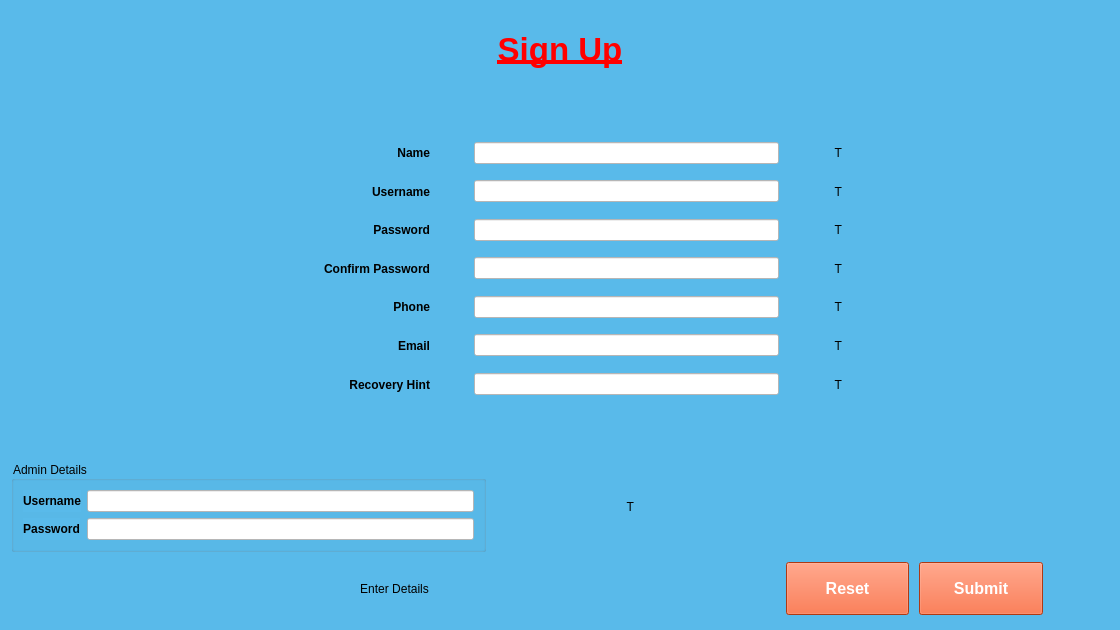
<?xml version="1.0" encoding="UTF-8"?>
<ui version="4.0">
 <class>Form</class>
 <widget class="QWidget" name="Form">
  <property name="geometry">
   <rect>
    <x>0</x>
    <y>0</y>
    <width>1120</width>
    <height>630</height>
   </rect>
  </property>
  <property name="windowTitle">
   <string>Form</string>
  </property>
  <property name="styleSheet">
   <string notr="true">background-color:#59baea;</string>
  </property>
  <layout class="QVBoxLayout" name="verticalLayout" stretch="1,5,5,3,3,3,3,3,3,3,5,4,1">
   <item>
    <spacer name="verticalSpacer_3">
     <property name="orientation">
      <enum>Qt::Vertical</enum>
     </property>
     <property name="sizeHint" stdset="0">
      <size>
       <width>20</width>
       <height>40</height>
      </size>
     </property>
    </spacer>
   </item>
   <item>
    <layout class="QHBoxLayout" name="horizontalLayout_5" stretch="10,5,10">
     <item>
      <spacer name="horizontalSpacer_2">
       <property name="orientation">
        <enum>Qt::Horizontal</enum>
       </property>
       <property name="sizeHint" stdset="0">
        <size>
         <width>40</width>
         <height>20</height>
        </size>
       </property>
      </spacer>
     </item>
     <item>
      <widget class="QLabel" name="label">
       <property name="font">
        <font>
         <pointsize>25</pointsize>
         <weight>75</weight>
         <italic>false</italic>
         <bold>true</bold>
         <underline>true</underline>
        </font>
       </property>
       <property name="styleSheet">
        <string notr="true">color:red;</string>
       </property>
       <property name="text">
        <string>Sign Up</string>
       </property>
       <property name="alignment">
        <set>Qt::AlignCenter</set>
       </property>
      </widget>
     </item>
     <item>
      <spacer name="horizontalSpacer">
       <property name="orientation">
        <enum>Qt::Horizontal</enum>
       </property>
       <property name="sizeHint" stdset="0">
        <size>
         <width>40</width>
         <height>20</height>
        </size>
       </property>
      </spacer>
     </item>
    </layout>
   </item>
   <item>
    <spacer name="verticalSpacer_2">
     <property name="orientation">
      <enum>Qt::Vertical</enum>
     </property>
     <property name="sizeHint" stdset="0">
      <size>
       <width>20</width>
       <height>40</height>
      </size>
     </property>
    </spacer>
   </item>
   <item>
    <layout class="QHBoxLayout" name="horizontalLayout_4" stretch="12,10,2,16,2,1,14">
     <item>
      <spacer name="horizontalSpacer_4">
       <property name="orientation">
        <enum>Qt::Horizontal</enum>
       </property>
       <property name="sizeHint" stdset="0">
        <size>
         <width>40</width>
         <height>20</height>
        </size>
       </property>
      </spacer>
     </item>
     <item>
      <widget class="QLabel" name="label_2">
       <property name="font">
        <font>
         <weight>75</weight>
         <bold>true</bold>
        </font>
       </property>
       <property name="text">
        <string>Name</string>
       </property>
       <property name="alignment">
        <set>Qt::AlignRight|Qt::AlignTrailing|Qt::AlignVCenter</set>
       </property>
      </widget>
     </item>
     <item>
      <spacer name="horizontalSpacer_3">
       <property name="orientation">
        <enum>Qt::Horizontal</enum>
       </property>
       <property name="sizeHint" stdset="0">
        <size>
         <width>40</width>
         <height>20</height>
        </size>
       </property>
      </spacer>
     </item>
     <item>
      <widget class="QLineEdit" name="le_name">
       <property name="styleSheet">
        <string notr="true">background-color:rgb(255, 255, 255);</string>
       </property>
       <property name="maxLength">
        <number>32</number>
       </property>
      </widget>
     </item>
     <item>
      <spacer name="horizontalSpacer_29">
       <property name="orientation">
        <enum>Qt::Horizontal</enum>
       </property>
       <property name="sizeHint" stdset="0">
        <size>
         <width>40</width>
         <height>20</height>
        </size>
       </property>
      </spacer>
     </item>
     <item>
      <widget class="QLabel" name="lb_nameico">
       <property name="text">
        <string>T</string>
       </property>
       <property name="alignment">
        <set>Qt::AlignRight|Qt::AlignTrailing|Qt::AlignVCenter</set>
       </property>
      </widget>
     </item>
     <item>
      <spacer name="horizontalSpacer_5">
       <property name="orientation">
        <enum>Qt::Horizontal</enum>
       </property>
       <property name="sizeHint" stdset="0">
        <size>
         <width>40</width>
         <height>20</height>
        </size>
       </property>
      </spacer>
     </item>
    </layout>
   </item>
   <item>
    <layout class="QHBoxLayout" name="horizontalLayout_3" stretch="12,10,2,16,2,1,14">
     <item>
      <spacer name="horizontalSpacer_6">
       <property name="orientation">
        <enum>Qt::Horizontal</enum>
       </property>
       <property name="sizeHint" stdset="0">
        <size>
         <width>40</width>
         <height>20</height>
        </size>
       </property>
      </spacer>
     </item>
     <item>
      <widget class="QLabel" name="label_3">
       <property name="font">
        <font>
         <weight>75</weight>
         <bold>true</bold>
        </font>
       </property>
       <property name="text">
        <string>Username</string>
       </property>
       <property name="alignment">
        <set>Qt::AlignRight|Qt::AlignTrailing|Qt::AlignVCenter</set>
       </property>
      </widget>
     </item>
     <item>
      <spacer name="horizontalSpacer_7">
       <property name="orientation">
        <enum>Qt::Horizontal</enum>
       </property>
       <property name="sizeHint" stdset="0">
        <size>
         <width>40</width>
         <height>20</height>
        </size>
       </property>
      </spacer>
     </item>
     <item>
      <widget class="QLineEdit" name="le_username">
       <property name="styleSheet">
        <string notr="true">background-color:rgb(255, 255, 255);</string>
       </property>
       <property name="maxLength">
        <number>32</number>
       </property>
      </widget>
     </item>
     <item>
      <spacer name="horizontalSpacer_30">
       <property name="orientation">
        <enum>Qt::Horizontal</enum>
       </property>
       <property name="sizeHint" stdset="0">
        <size>
         <width>40</width>
         <height>20</height>
        </size>
       </property>
      </spacer>
     </item>
     <item>
      <widget class="QLabel" name="lb_usernameico">
       <property name="text">
        <string>T</string>
       </property>
       <property name="alignment">
        <set>Qt::AlignRight|Qt::AlignTrailing|Qt::AlignVCenter</set>
       </property>
      </widget>
     </item>
     <item>
      <spacer name="horizontalSpacer_8">
       <property name="orientation">
        <enum>Qt::Horizontal</enum>
       </property>
       <property name="sizeHint" stdset="0">
        <size>
         <width>40</width>
         <height>20</height>
        </size>
       </property>
      </spacer>
     </item>
    </layout>
   </item>
   <item>
    <layout class="QHBoxLayout" name="horizontalLayout" stretch="12,10,2,16,2,1,14">
     <item>
      <spacer name="horizontalSpacer_9">
       <property name="orientation">
        <enum>Qt::Horizontal</enum>
       </property>
       <property name="sizeHint" stdset="0">
        <size>
         <width>40</width>
         <height>20</height>
        </size>
       </property>
      </spacer>
     </item>
     <item>
      <widget class="QLabel" name="label_4">
       <property name="font">
        <font>
         <weight>75</weight>
         <bold>true</bold>
        </font>
       </property>
       <property name="text">
        <string>Password</string>
       </property>
       <property name="alignment">
        <set>Qt::AlignRight|Qt::AlignTrailing|Qt::AlignVCenter</set>
       </property>
      </widget>
     </item>
     <item>
      <spacer name="horizontalSpacer_10">
       <property name="orientation">
        <enum>Qt::Horizontal</enum>
       </property>
       <property name="sizeHint" stdset="0">
        <size>
         <width>40</width>
         <height>20</height>
        </size>
       </property>
      </spacer>
     </item>
     <item>
      <widget class="QLineEdit" name="le_password">
       <property name="styleSheet">
        <string notr="true">background-color:rgb(255, 255, 255);</string>
       </property>
       <property name="maxLength">
        <number>32</number>
       </property>
      </widget>
     </item>
     <item>
      <spacer name="horizontalSpacer_31">
       <property name="orientation">
        <enum>Qt::Horizontal</enum>
       </property>
       <property name="sizeHint" stdset="0">
        <size>
         <width>40</width>
         <height>20</height>
        </size>
       </property>
      </spacer>
     </item>
     <item>
      <widget class="QLabel" name="lb_passwordico">
       <property name="text">
        <string>T</string>
       </property>
       <property name="alignment">
        <set>Qt::AlignRight|Qt::AlignTrailing|Qt::AlignVCenter</set>
       </property>
      </widget>
     </item>
     <item>
      <spacer name="horizontalSpacer_11">
       <property name="orientation">
        <enum>Qt::Horizontal</enum>
       </property>
       <property name="sizeHint" stdset="0">
        <size>
         <width>40</width>
         <height>20</height>
        </size>
       </property>
      </spacer>
     </item>
    </layout>
   </item>
   <item>
    <layout class="QHBoxLayout" name="horizontalLayout_9" stretch="12,10,2,16,2,1,14">
     <item>
      <spacer name="horizontalSpacer_12">
       <property name="orientation">
        <enum>Qt::Horizontal</enum>
       </property>
       <property name="sizeHint" stdset="0">
        <size>
         <width>40</width>
         <height>20</height>
        </size>
       </property>
      </spacer>
     </item>
     <item>
      <widget class="QLabel" name="label_5">
       <property name="font">
        <font>
         <weight>75</weight>
         <bold>true</bold>
        </font>
       </property>
       <property name="text">
        <string>Confirm Password</string>
       </property>
       <property name="alignment">
        <set>Qt::AlignRight|Qt::AlignTrailing|Qt::AlignVCenter</set>
       </property>
      </widget>
     </item>
     <item>
      <spacer name="horizontalSpacer_13">
       <property name="orientation">
        <enum>Qt::Horizontal</enum>
       </property>
       <property name="sizeHint" stdset="0">
        <size>
         <width>40</width>
         <height>20</height>
        </size>
       </property>
      </spacer>
     </item>
     <item>
      <widget class="QLineEdit" name="le_confirmpassword">
       <property name="styleSheet">
        <string notr="true">background-color:rgb(255, 255, 255);</string>
       </property>
       <property name="maxLength">
        <number>32</number>
       </property>
      </widget>
     </item>
     <item>
      <spacer name="horizontalSpacer_32">
       <property name="orientation">
        <enum>Qt::Horizontal</enum>
       </property>
       <property name="sizeHint" stdset="0">
        <size>
         <width>40</width>
         <height>20</height>
        </size>
       </property>
      </spacer>
     </item>
     <item>
      <widget class="QLabel" name="lb_confirmpasswordico">
       <property name="text">
        <string>T</string>
       </property>
       <property name="alignment">
        <set>Qt::AlignRight|Qt::AlignTrailing|Qt::AlignVCenter</set>
       </property>
      </widget>
     </item>
     <item>
      <spacer name="horizontalSpacer_14">
       <property name="orientation">
        <enum>Qt::Horizontal</enum>
       </property>
       <property name="sizeHint" stdset="0">
        <size>
         <width>40</width>
         <height>20</height>
        </size>
       </property>
      </spacer>
     </item>
    </layout>
   </item>
   <item>
    <layout class="QHBoxLayout" name="horizontalLayout_8" stretch="12,10,2,16,2,1,14">
     <item>
      <spacer name="horizontalSpacer_15">
       <property name="orientation">
        <enum>Qt::Horizontal</enum>
       </property>
       <property name="sizeHint" stdset="0">
        <size>
         <width>40</width>
         <height>20</height>
        </size>
       </property>
      </spacer>
     </item>
     <item>
      <widget class="QLabel" name="label_6">
       <property name="font">
        <font>
         <weight>75</weight>
         <bold>true</bold>
        </font>
       </property>
       <property name="text">
        <string>Phone</string>
       </property>
       <property name="alignment">
        <set>Qt::AlignRight|Qt::AlignTrailing|Qt::AlignVCenter</set>
       </property>
      </widget>
     </item>
     <item>
      <spacer name="horizontalSpacer_16">
       <property name="orientation">
        <enum>Qt::Horizontal</enum>
       </property>
       <property name="sizeHint" stdset="0">
        <size>
         <width>40</width>
         <height>20</height>
        </size>
       </property>
      </spacer>
     </item>
     <item>
      <widget class="QLineEdit" name="le_phone">
       <property name="styleSheet">
        <string notr="true">background-color:rgb(255, 255, 255);</string>
       </property>
       <property name="maxLength">
        <number>10</number>
       </property>
      </widget>
     </item>
     <item>
      <spacer name="horizontalSpacer_33">
       <property name="orientation">
        <enum>Qt::Horizontal</enum>
       </property>
       <property name="sizeHint" stdset="0">
        <size>
         <width>40</width>
         <height>20</height>
        </size>
       </property>
      </spacer>
     </item>
     <item>
      <widget class="QLabel" name="lb_phoneico">
       <property name="text">
        <string>T</string>
       </property>
       <property name="alignment">
        <set>Qt::AlignRight|Qt::AlignTrailing|Qt::AlignVCenter</set>
       </property>
      </widget>
     </item>
     <item>
      <spacer name="horizontalSpacer_17">
       <property name="orientation">
        <enum>Qt::Horizontal</enum>
       </property>
       <property name="sizeHint" stdset="0">
        <size>
         <width>40</width>
         <height>20</height>
        </size>
       </property>
      </spacer>
     </item>
    </layout>
   </item>
   <item>
    <layout class="QHBoxLayout" name="horizontalLayout_7" stretch="12,10,2,16,2,1,14">
     <item>
      <spacer name="horizontalSpacer_18">
       <property name="orientation">
        <enum>Qt::Horizontal</enum>
       </property>
       <property name="sizeHint" stdset="0">
        <size>
         <width>40</width>
         <height>20</height>
        </size>
       </property>
      </spacer>
     </item>
     <item>
      <widget class="QLabel" name="label_7">
       <property name="font">
        <font>
         <weight>75</weight>
         <bold>true</bold>
        </font>
       </property>
       <property name="text">
        <string>Email</string>
       </property>
       <property name="alignment">
        <set>Qt::AlignRight|Qt::AlignTrailing|Qt::AlignVCenter</set>
       </property>
      </widget>
     </item>
     <item>
      <spacer name="horizontalSpacer_20">
       <property name="orientation">
        <enum>Qt::Horizontal</enum>
       </property>
       <property name="sizeHint" stdset="0">
        <size>
         <width>40</width>
         <height>20</height>
        </size>
       </property>
      </spacer>
     </item>
     <item>
      <widget class="QLineEdit" name="le_email">
       <property name="styleSheet">
        <string notr="true">background-color:rgb(255, 255, 255);</string>
       </property>
       <property name="maxLength">
        <number>50</number>
       </property>
      </widget>
     </item>
     <item>
      <spacer name="horizontalSpacer_34">
       <property name="orientation">
        <enum>Qt::Horizontal</enum>
       </property>
       <property name="sizeHint" stdset="0">
        <size>
         <width>40</width>
         <height>20</height>
        </size>
       </property>
      </spacer>
     </item>
     <item>
      <widget class="QLabel" name="lb_emailico">
       <property name="text">
        <string>T</string>
       </property>
       <property name="alignment">
        <set>Qt::AlignRight|Qt::AlignTrailing|Qt::AlignVCenter</set>
       </property>
      </widget>
     </item>
     <item>
      <spacer name="horizontalSpacer_21">
       <property name="orientation">
        <enum>Qt::Horizontal</enum>
       </property>
       <property name="sizeHint" stdset="0">
        <size>
         <width>40</width>
         <height>20</height>
        </size>
       </property>
      </spacer>
     </item>
    </layout>
   </item>
   <item>
    <layout class="QHBoxLayout" name="horizontalLayout_6" stretch="12,10,2,16,2,1,14">
     <item>
      <spacer name="horizontalSpacer_22">
       <property name="orientation">
        <enum>Qt::Horizontal</enum>
       </property>
       <property name="sizeHint" stdset="0">
        <size>
         <width>40</width>
         <height>20</height>
        </size>
       </property>
      </spacer>
     </item>
     <item>
      <widget class="QLabel" name="label_8">
       <property name="font">
        <font>
         <weight>75</weight>
         <bold>true</bold>
        </font>
       </property>
       <property name="text">
        <string>Recovery Hint</string>
       </property>
       <property name="alignment">
        <set>Qt::AlignRight|Qt::AlignTrailing|Qt::AlignVCenter</set>
       </property>
      </widget>
     </item>
     <item>
      <spacer name="horizontalSpacer_19">
       <property name="orientation">
        <enum>Qt::Horizontal</enum>
       </property>
       <property name="sizeHint" stdset="0">
        <size>
         <width>40</width>
         <height>20</height>
        </size>
       </property>
      </spacer>
     </item>
     <item>
      <widget class="QLineEdit" name="le_recoveryhint">
       <property name="styleSheet">
        <string notr="true">background-color:rgb(255, 255, 255);</string>
       </property>
       <property name="maxLength">
        <number>32</number>
       </property>
      </widget>
     </item>
     <item>
      <spacer name="horizontalSpacer_35">
       <property name="orientation">
        <enum>Qt::Horizontal</enum>
       </property>
       <property name="sizeHint" stdset="0">
        <size>
         <width>40</width>
         <height>20</height>
        </size>
       </property>
      </spacer>
     </item>
     <item>
      <widget class="QLabel" name="lb_recoveryhintico">
       <property name="text">
        <string>T</string>
       </property>
       <property name="alignment">
        <set>Qt::AlignRight|Qt::AlignTrailing|Qt::AlignVCenter</set>
       </property>
      </widget>
     </item>
     <item>
      <spacer name="horizontalSpacer_23">
       <property name="orientation">
        <enum>Qt::Horizontal</enum>
       </property>
       <property name="sizeHint" stdset="0">
        <size>
         <width>40</width>
         <height>20</height>
        </size>
       </property>
      </spacer>
     </item>
    </layout>
   </item>
   <item>
    <spacer name="verticalSpacer">
     <property name="orientation">
      <enum>Qt::Vertical</enum>
     </property>
     <property name="sizeHint" stdset="0">
      <size>
       <width>20</width>
       <height>40</height>
      </size>
     </property>
    </spacer>
   </item>
   <item>
    <layout class="QHBoxLayout" name="horizontalLayout_11" stretch="10,2,1,10">
     <item>
      <widget class="QGroupBox" name="groupBox">
       <property name="title">
        <string>Admin Details</string>
       </property>
       <layout class="QFormLayout" name="formLayout">
        <item row="1" column="0">
         <widget class="QLabel" name="label_10">
          <property name="font">
           <font>
            <weight>75</weight>
            <bold>true</bold>
           </font>
          </property>
          <property name="text">
           <string>Username</string>
          </property>
          <property name="alignment">
           <set>Qt::AlignCenter</set>
          </property>
         </widget>
        </item>
        <item row="1" column="1">
         <widget class="QLineEdit" name="le_adminusername">
          <property name="styleSheet">
           <string notr="true">background-color:rgb(255, 255, 255);</string>
          </property>
          <property name="maxLength">
           <number>32</number>
          </property>
         </widget>
        </item>
        <item row="2" column="0">
         <widget class="QLabel" name="label_11">
          <property name="font">
           <font>
            <weight>75</weight>
            <bold>true</bold>
           </font>
          </property>
          <property name="text">
           <string>Password</string>
          </property>
          <property name="alignment">
           <set>Qt::AlignCenter</set>
          </property>
         </widget>
        </item>
        <item row="2" column="1">
         <widget class="QLineEdit" name="le_adminpassword">
          <property name="styleSheet">
           <string notr="true">background-color:rgb(255, 255, 255);</string>
          </property>
         </widget>
        </item>
       </layout>
      </widget>
     </item>
     <item>
      <spacer name="horizontalSpacer_27">
       <property name="orientation">
        <enum>Qt::Horizontal</enum>
       </property>
       <property name="sizeHint" stdset="0">
        <size>
         <width>40</width>
         <height>20</height>
        </size>
       </property>
      </spacer>
     </item>
     <item>
      <widget class="QLabel" name="lb_admindetailsico">
       <property name="text">
        <string>T</string>
       </property>
       <property name="alignment">
        <set>Qt::AlignRight|Qt::AlignTrailing|Qt::AlignVCenter</set>
       </property>
      </widget>
     </item>
     <item>
      <spacer name="horizontalSpacer_28">
       <property name="orientation">
        <enum>Qt::Horizontal</enum>
       </property>
       <property name="sizeHint" stdset="0">
        <size>
         <width>40</width>
         <height>20</height>
        </size>
       </property>
      </spacer>
     </item>
    </layout>
   </item>
   <item>
    <layout class="QHBoxLayout" name="horizontalLayout_12" stretch="1,10,1,2,2,1">
     <item>
      <spacer name="horizontalSpacer_24">
       <property name="orientation">
        <enum>Qt::Horizontal</enum>
       </property>
       <property name="sizeHint" stdset="0">
        <size>
         <width>40</width>
         <height>20</height>
        </size>
       </property>
      </spacer>
     </item>
     <item>
      <widget class="QLabel" name="lb_warning">
       <property name="text">
        <string>Enter Details</string>
       </property>
       <property name="alignment">
        <set>Qt::AlignCenter</set>
       </property>
      </widget>
     </item>
     <item>
      <spacer name="horizontalSpacer_25">
       <property name="orientation">
        <enum>Qt::Horizontal</enum>
       </property>
       <property name="sizeHint" stdset="0">
        <size>
         <width>40</width>
         <height>20</height>
        </size>
       </property>
      </spacer>
     </item>
     <item>
      <widget class="QPushButton" name="pushbt_reset">
       <property name="styleSheet">
        <string notr="true">background-color: #f4511e;
color: white;
padding: 16px 32px;
text-align: center;
font-size: 16px;
margin: 4px 2px;
font-weight:bold;</string>
       </property>
       <property name="text">
        <string>Reset</string>
       </property>
      </widget>
     </item>
     <item>
      <widget class="QPushButton" name="pushbt_submit">
       <property name="styleSheet">
        <string notr="true">background-color: #f4511e;
color: white;
padding: 16px 32px;
text-align: center;
font-size: 16px;
margin: 4px 2px;
font-weight:bold;</string>
       </property>
       <property name="text">
        <string>Submit</string>
       </property>
      </widget>
     </item>
     <item>
      <spacer name="horizontalSpacer_26">
       <property name="orientation">
        <enum>Qt::Horizontal</enum>
       </property>
       <property name="sizeHint" stdset="0">
        <size>
         <width>40</width>
         <height>20</height>
        </size>
       </property>
      </spacer>
     </item>
    </layout>
   </item>
  </layout>
 </widget>
 <resources/>
 <connections/>
</ui>
